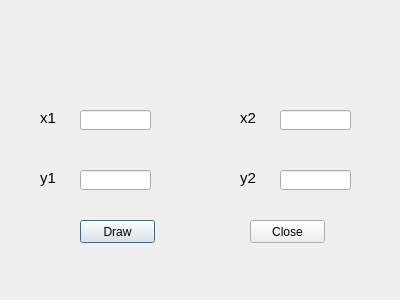
<?xml version="1.0" encoding="UTF-8"?>
<ui version="4.0">
 <class>Bresenham</class>
 <widget class="QDialog" name="Bresenham">
  <property name="geometry">
   <rect>
    <x>0</x>
    <y>0</y>
    <width>400</width>
    <height>300</height>
   </rect>
  </property>
  <property name="windowTitle">
   <string>Dialog</string>
  </property>
  <widget class="QLabel" name="label">
   <property name="geometry">
    <rect>
     <x>40</x>
     <y>110</y>
     <width>16</width>
     <height>16</height>
    </rect>
   </property>
   <property name="font">
    <font>
     <pointsize>11</pointsize>
    </font>
   </property>
   <property name="text">
    <string>x1</string>
   </property>
  </widget>
  <widget class="QLabel" name="label_2">
   <property name="geometry">
    <rect>
     <x>40</x>
     <y>170</y>
     <width>16</width>
     <height>16</height>
    </rect>
   </property>
   <property name="font">
    <font>
     <pointsize>11</pointsize>
    </font>
   </property>
   <property name="text">
    <string>y1</string>
   </property>
  </widget>
  <widget class="QLabel" name="label_3">
   <property name="geometry">
    <rect>
     <x>240</x>
     <y>110</y>
     <width>16</width>
     <height>16</height>
    </rect>
   </property>
   <property name="font">
    <font>
     <pointsize>11</pointsize>
    </font>
   </property>
   <property name="text">
    <string>x2</string>
   </property>
  </widget>
  <widget class="QLabel" name="label_4">
   <property name="geometry">
    <rect>
     <x>240</x>
     <y>170</y>
     <width>16</width>
     <height>16</height>
    </rect>
   </property>
   <property name="font">
    <font>
     <pointsize>11</pointsize>
    </font>
   </property>
   <property name="text">
    <string>y2</string>
   </property>
  </widget>
  <widget class="QLineEdit" name="x1">
   <property name="geometry">
    <rect>
     <x>80</x>
     <y>110</y>
     <width>71</width>
     <height>20</height>
    </rect>
   </property>
  </widget>
  <widget class="QLineEdit" name="y1">
   <property name="geometry">
    <rect>
     <x>80</x>
     <y>170</y>
     <width>71</width>
     <height>20</height>
    </rect>
   </property>
  </widget>
  <widget class="QLineEdit" name="x2">
   <property name="geometry">
    <rect>
     <x>280</x>
     <y>110</y>
     <width>71</width>
     <height>20</height>
    </rect>
   </property>
  </widget>
  <widget class="QLineEdit" name="y2">
   <property name="geometry">
    <rect>
     <x>280</x>
     <y>170</y>
     <width>71</width>
     <height>20</height>
    </rect>
   </property>
  </widget>
  <widget class="QPushButton" name="drawbtn">
   <property name="geometry">
    <rect>
     <x>80</x>
     <y>220</y>
     <width>75</width>
     <height>23</height>
    </rect>
   </property>
   <property name="text">
    <string>Draw</string>
   </property>
  </widget>
  <widget class="QPushButton" name="closebtn">
   <property name="geometry">
    <rect>
     <x>250</x>
     <y>220</y>
     <width>75</width>
     <height>23</height>
    </rect>
   </property>
   <property name="text">
    <string>Close</string>
   </property>
  </widget>
 </widget>
 <resources/>
 <connections>
  <connection>
   <sender>closebtn</sender>
   <signal>clicked()</signal>
   <receiver>Bresenham</receiver>
   <slot>close()</slot>
   <hints>
    <hint type="sourcelabel">
     <x>287</x>
     <y>231</y>
    </hint>
    <hint type="destinationlabel">
     <x>199</x>
     <y>149</y>
    </hint>
   </hints>
  </connection>
 </connections>
</ui>
